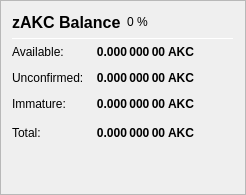
                   <widget class="QFrame" name="frame_ZerocoinBalances">
                    <property name="frameShape">
                     <enum>QFrame::StyledPanel</enum>
                    </property>
                    <property name="frameShadow">
                     <enum>QFrame::Raised</enum>
                    </property>
                    <layout class="QVBoxLayout" name="verticalLayout_7">
                     <item>
                      <layout class="QHBoxLayout" name="horizontalLayout_8" stretch="0,0,0">
                       <item>
                        <widget class="QLabel" name="label_5z_3">
                         <property name="minimumSize">
                          <size>
                           <width>0</width>
                           <height>20</height>
                          </size>
                         </property>
                         <property name="font">
                          <font>
                           <pointsize>12</pointsize>
                           <weight>75</weight>
                           <bold>true</bold>
                          </font>
                         </property>
                         <property name="text">
                          <string>zAKC Balance</string>
                         </property>
                        </widget>
                       </item>
                       <item>
                        <widget class="QLabel" name="labelzAKCPercent">
                         <property name="text">
                          <string notr="true">0 %</string>
                         </property>
                        </widget>
                       </item>
                       <item>
                        <spacer name="horizontalSpacer_11">
                         <property name="orientation">
                          <enum>Qt::Horizontal</enum>
                         </property>
                         <property name="sizeHint" stdset="0">
                          <size>
                           <width>40</width>
                           <height>20</height>
                          </size>
                         </property>
                        </spacer>
                       </item>
                      </layout>
                     </item>
                     <item>
                      <widget class="Line" name="line_ZerocoinBalance">
                       <property name="minimumSize">
                        <size>
                         <width>0</width>
                         <height>1</height>
                        </size>
                       </property>
                       <property name="maximumSize">
                        <size>
                         <width>16777215</width>
                         <height>1</height>
                        </size>
                       </property>
                       <property name="orientation">
                        <enum>Qt::Horizontal</enum>
                       </property>
                      </widget>
                     </item>
                     <item>
                      <layout class="QGridLayout" name="gridLayout_5">
                       <property name="spacing">
                        <number>12</number>
                       </property>
                       <item row="1" column="0">
                        <widget class="QLabel" name="labelzBalanceMatureText">
                         <property name="toolTip">
                          <string>Mature: more than 20 confirmation and more than 1 mint of the same denomination after it was minted.
These zAKC are spendable.</string>
                         </property>
                         <property name="text">
                          <string>Available:</string>
                         </property>
                        </widget>
                       </item>
                       <item row="1" column="1">
                        <widget class="QLabel" name="labelzBalanceMature">
                         <property name="font">
                          <font>
                           <weight>75</weight>
                           <bold>true</bold>
                          </font>
                         </property>
                         <property name="toolTip">
                          <string>Mature: more than 20 confirmation and more than 1 mint of the same denomination after it was minted.
These zAKC are spendable.</string>
                         </property>
                         <property name="text">
                          <string notr="true">0.000 000 00 AKC</string>
                         </property>
                         <property name="alignment">
                          <set>Qt::AlignRight|Qt::AlignTrailing|Qt::AlignVCenter</set>
                         </property>
                        </widget>
                       </item>
                       <item row="2" column="0">
                        <widget class="QLabel" name="labelzBalanceUnconfirmedText">
                         <property name="toolTip">
                          <string>Unconfirmed: less than 20 confirmations
Immature: confirmed, but less than 1 mint of the same denomination after it was minted</string>
                         </property>
                         <property name="text">
                          <string>Unconfirmed:</string>
                         </property>
                        </widget>
                       </item>
                       <item row="2" column="1">
                        <widget class="QLabel" name="labelzBalanceUnconfirmed">
                         <property name="font">
                          <font>
                           <weight>75</weight>
                           <bold>true</bold>
                          </font>
                         </property>
                         <property name="toolTip">
                          <string>Unconfirmed: less than 20 confirmations
Immature: confirmed, but less than 1 mint of the same denomination after it was minted</string>
                         </property>
                         <property name="text">
                          <string notr="true">0.000 000 00 AKC</string>
                         </property>
                         <property name="alignment">
                          <set>Qt::AlignRight|Qt::AlignTrailing|Qt::AlignVCenter</set>
                         </property>
                        </widget>
                       </item>
                       <item row="3" column="0">
                        <widget class="QLabel" name="labelzBalanceImmatureText">
                         <property name="toolTip">
                          <string>Unconfirmed: less than 20 confirmations
Immature: confirmed, but less than 1 mint of the same denomination after it was minted</string>
                         </property>
                         <property name="text">
                          <string>Immature:</string>
                         </property>
                        </widget>
                       </item>
                       <item row="3" column="1">
                        <widget class="QLabel" name="labelzBalanceImmature">
                         <property name="font">
                          <font>
                           <weight>75</weight>
                           <bold>true</bold>
                          </font>
                         </property>
                         <property name="toolTip">
                          <string>Unconfirmed: less than 20 confirmations
Immature: confirmed, but less than 1 mint of the same denomination after it was minted</string>
                         </property>
                         <property name="text">
                          <string notr="true">0.000 000 00 AKC</string>
                         </property>
                         <property name="alignment">
                          <set>Qt::AlignRight|Qt::AlignTrailing|Qt::AlignVCenter</set>
                         </property>
                        </widget>
                       </item>
                       <item row="4" column="0">
                        <widget class="QLabel" name="labelzBalanceText">
                         <property name="toolTip">
                          <string>Your current zAKC balance, unconfirmed and immature zAKC included.</string>
                         </property>
                         <property name="text">
                          <string>Total:</string>
                         </property>
                        </widget>
                       </item>
                       <item row="4" column="1">
                        <widget class="QLabel" name="labelzBalance">
                         <property name="font">
                          <font>
                           <weight>75</weight>
                           <bold>true</bold>
                          </font>
                         </property>
                         <property name="cursor">
                          <cursorShape>IBeamCursor</cursorShape>
                         </property>
                         <property name="toolTip">
                          <string>Your current zAKC balance, unconfirmed and immature zAKC included.</string>
                         </property>
                         <property name="text">
                          <string notr="true">0.000 000 00 AKC</string>
                         </property>
                         <property name="alignment">
                          <set>Qt::AlignRight|Qt::AlignTrailing|Qt::AlignVCenter</set>
                         </property>
                         <property name="textInteractionFlags">
                          <set>Qt::LinksAccessibleByMouse|Qt::TextSelectableByKeyboard|Qt::TextSelectableByMouse</set>
                         </property>
                        </widget>
                       </item>
                       <item row="4" column="2">
                        <spacer name="horizontalSpacer_4">
                         <property name="orientation">
                          <enum>Qt::Horizontal</enum>
                         </property>
                         <property name="sizeHint" stdset="0">
                          <size>
                           <width>40</width>
                           <height>20</height>
                          </size>
                         </property>
                        </spacer>
                       </item>
                      </layout>
                     </item>
                     <item>
                      <spacer name="verticalSpacer_4">
                       <property name="orientation">
                        <enum>Qt::Vertical</enum>
                       </property>
                       <property name="sizeHint" stdset="0">
                        <size>
                         <width>20</width>
                         <height>40</height>
                        </size>
                       </property>
                      </spacer>
                     </item>
                    </layout>
                   </widget>
